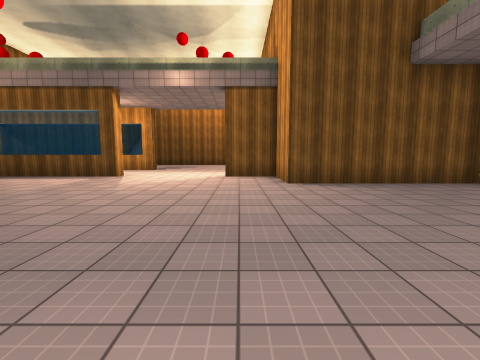
view 1 (above)

16 first-person views from a walk through a 3-D level made in the Unity game engine. The camera is 1.5 m above the floor, tilts 6° down and sees 90° across. Doors are open. The floor is counted in squares, 2 m on a side. Each view is taken from the middle of a square. On the plan, view 1 faces up. The plan holds only what a view shows up to about 9 squares ahead; the rest is blank. The place goes on beyond the plan. The player character is not drawn. Surface patterns are stand-ins for the level's own textures.

view 2
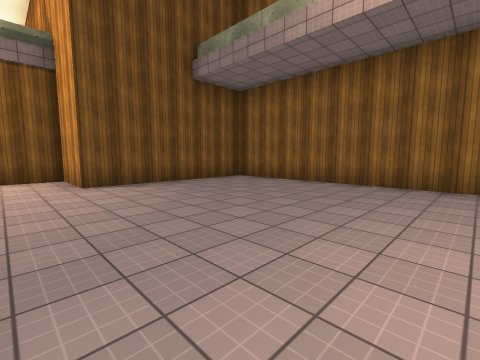

view 3
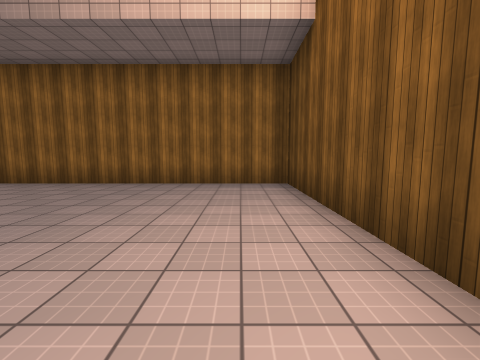

view 4
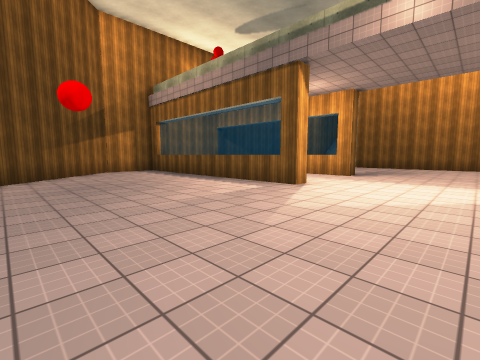

view 5
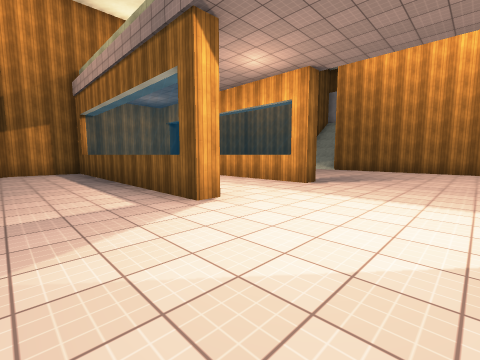

view 6
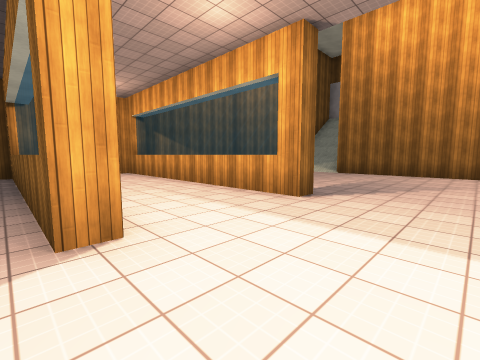

view 7
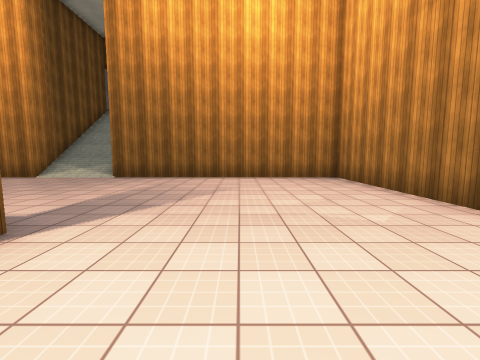

view 8
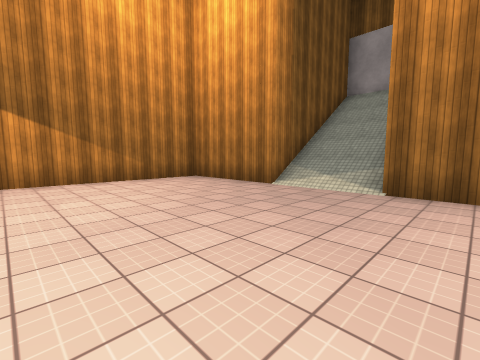

view 9
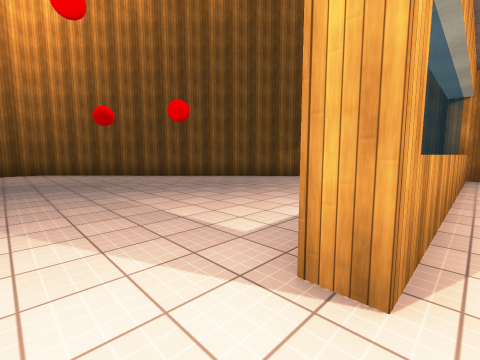

view 10
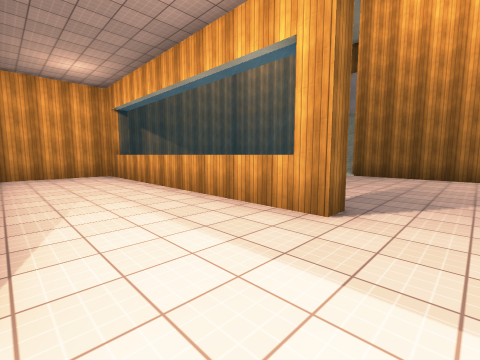

view 11
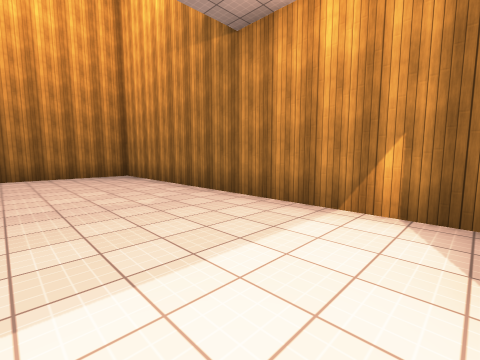

view 12
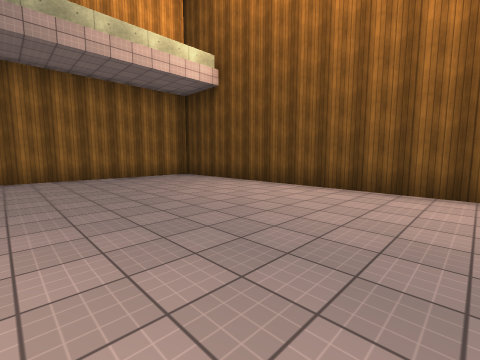

view 13
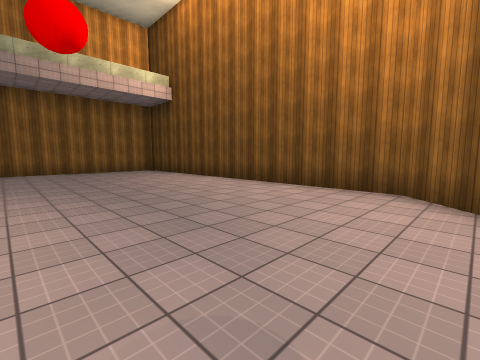

view 14
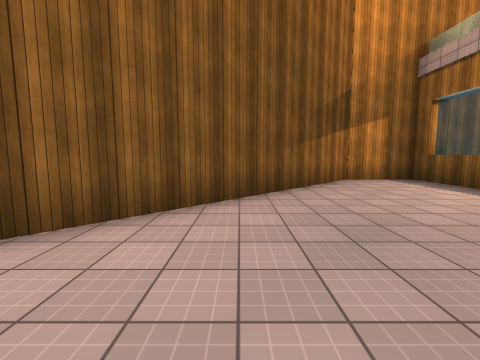

view 15
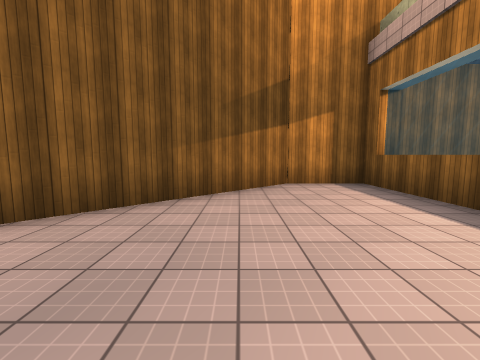

view 16
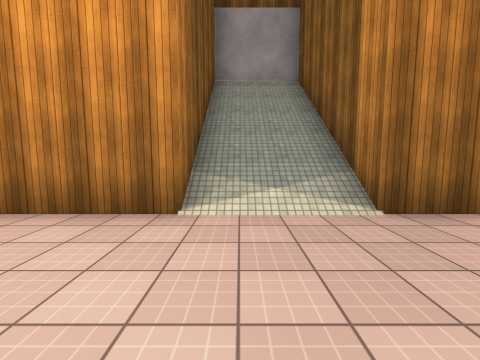

### Floor plan
Key: @ floor where view 1 was taken; # wall or solid block; . floor; / step, stairs or slope; = window, fence, low wall or low ledge.
Columns run from 13 left of view 1 to 7 right of it. Each row starts with its distance up from view 1.
 23     ####
 22     #//#
 21     #//#
 20     #//#
 19     #//#
 18 #####//#########
 17 #..............#
 16 #..............#
 15 #..............#
 14 #..............#
 13 #..............#
 12 ##=======......#
 11 #..............#
 10 #..............#
  9 ##=======....###
  8 #..............#
  7 #..............######
  6 ##..................#
  5  ##.................#
  4   ##................#
  3    ##...............#
  2     ##..............#
  1      #..............#
  0      ##......@......#
 -1       ##............#
 -2        ##...........#
 -3         #############

Where each view was taken, in squares from view 1:
view 1: 0 up, 0 right, facing up
view 2: 0 up, 0 right, facing up-right
view 3: 1 down, 0 right, facing right
view 4: 3 up, 1 left, facing up-left
view 5: 6 up, 1 left, facing up-left
view 6: 8 up, 2 left, facing up-left
view 7: 10 up, 2 left, facing up
view 8: 13 up, 5 left, facing up-left
view 9: 9 up, 3 left, facing down-left
view 10: 9 up, 3 left, facing up-left
view 11: 9 up, 2 left, facing up-right
view 12: 3 up, 2 left, facing down-right
view 13: 3 up, 5 left, facing down-right
view 14: 3 up, 5 left, facing left
view 15: 5 up, 6 left, facing left
view 16: 15 up, 8 left, facing up
